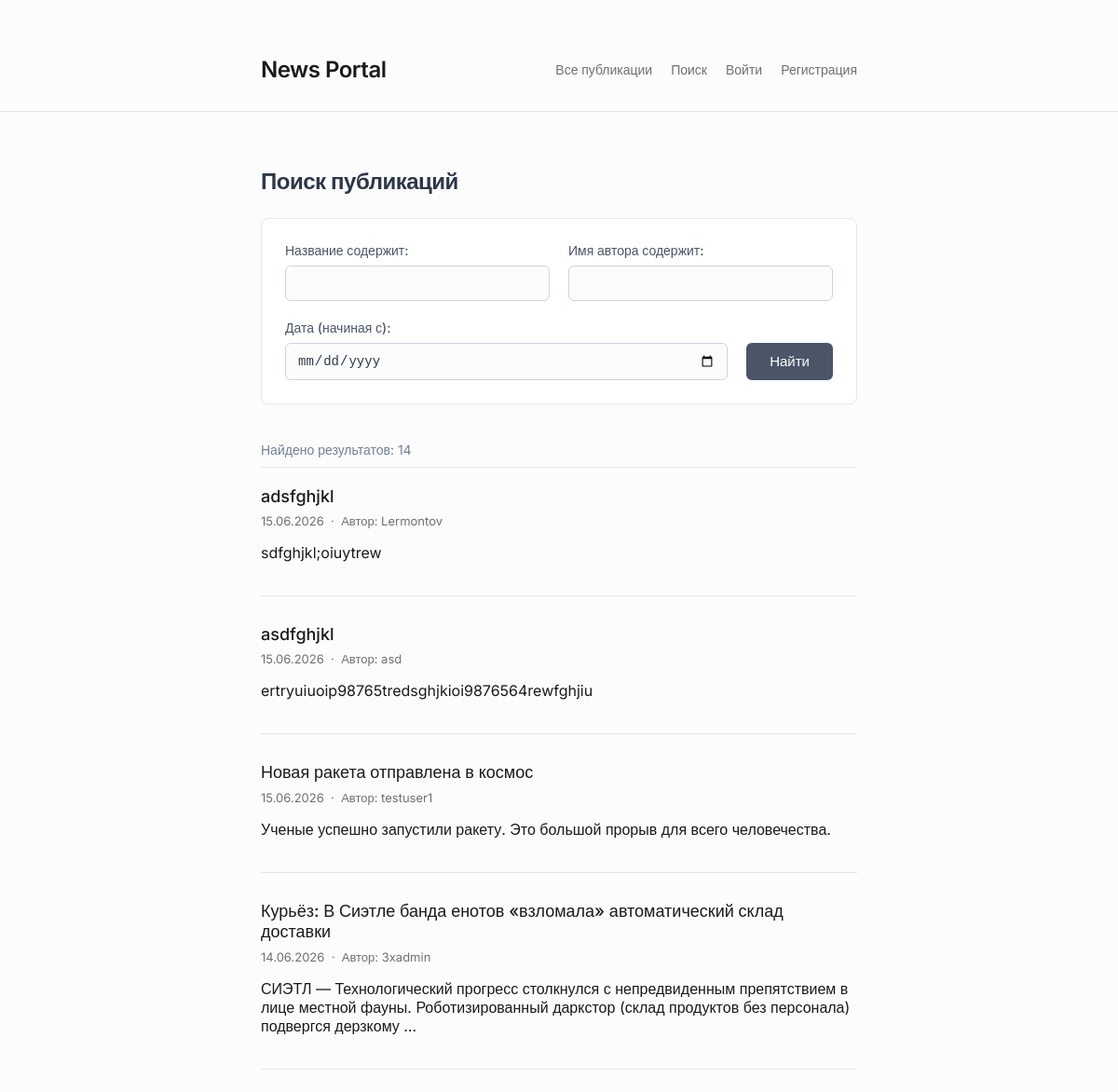
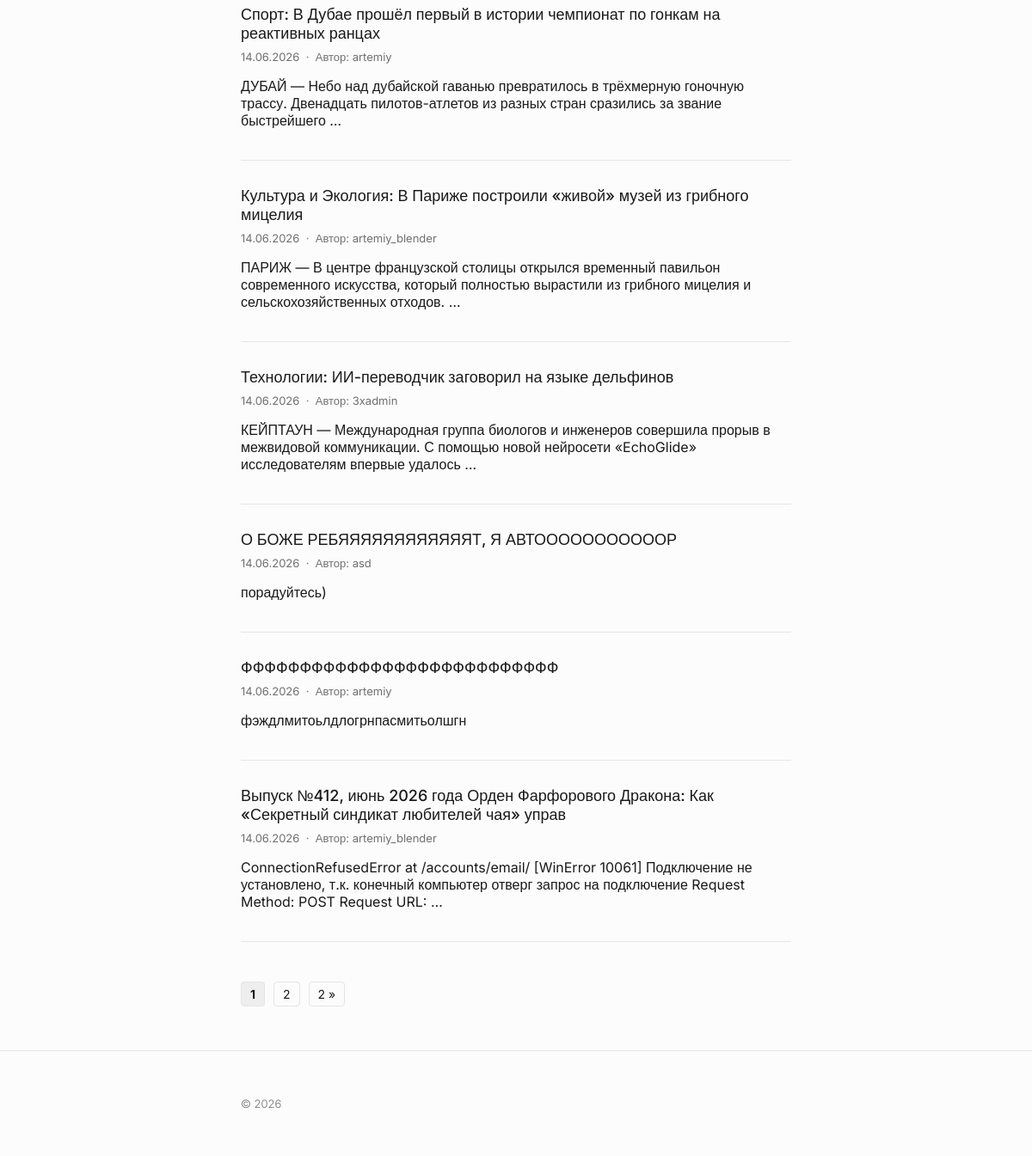
Page /news/search/ on the earlier database version (2 pictures, top to bottom).
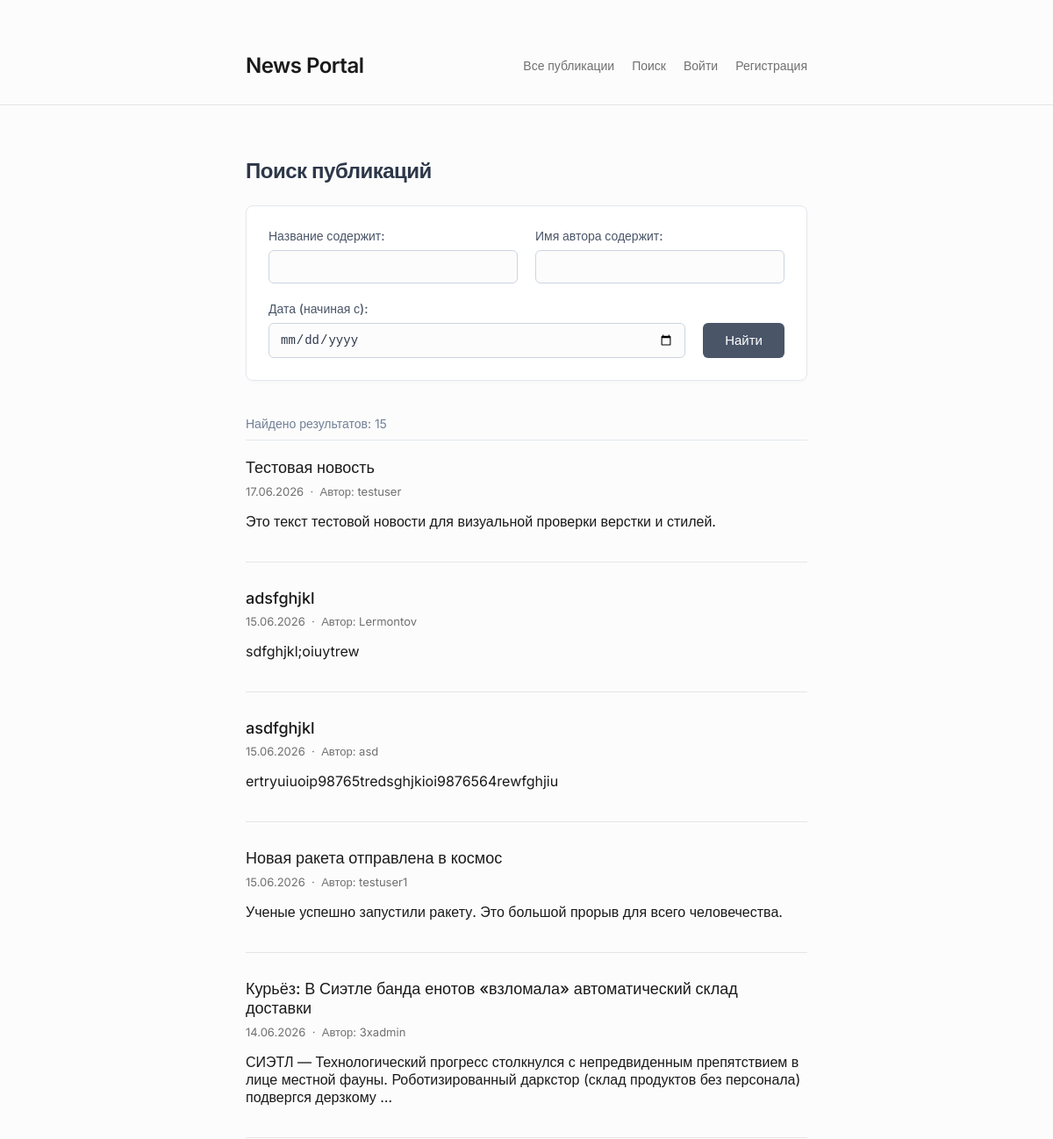
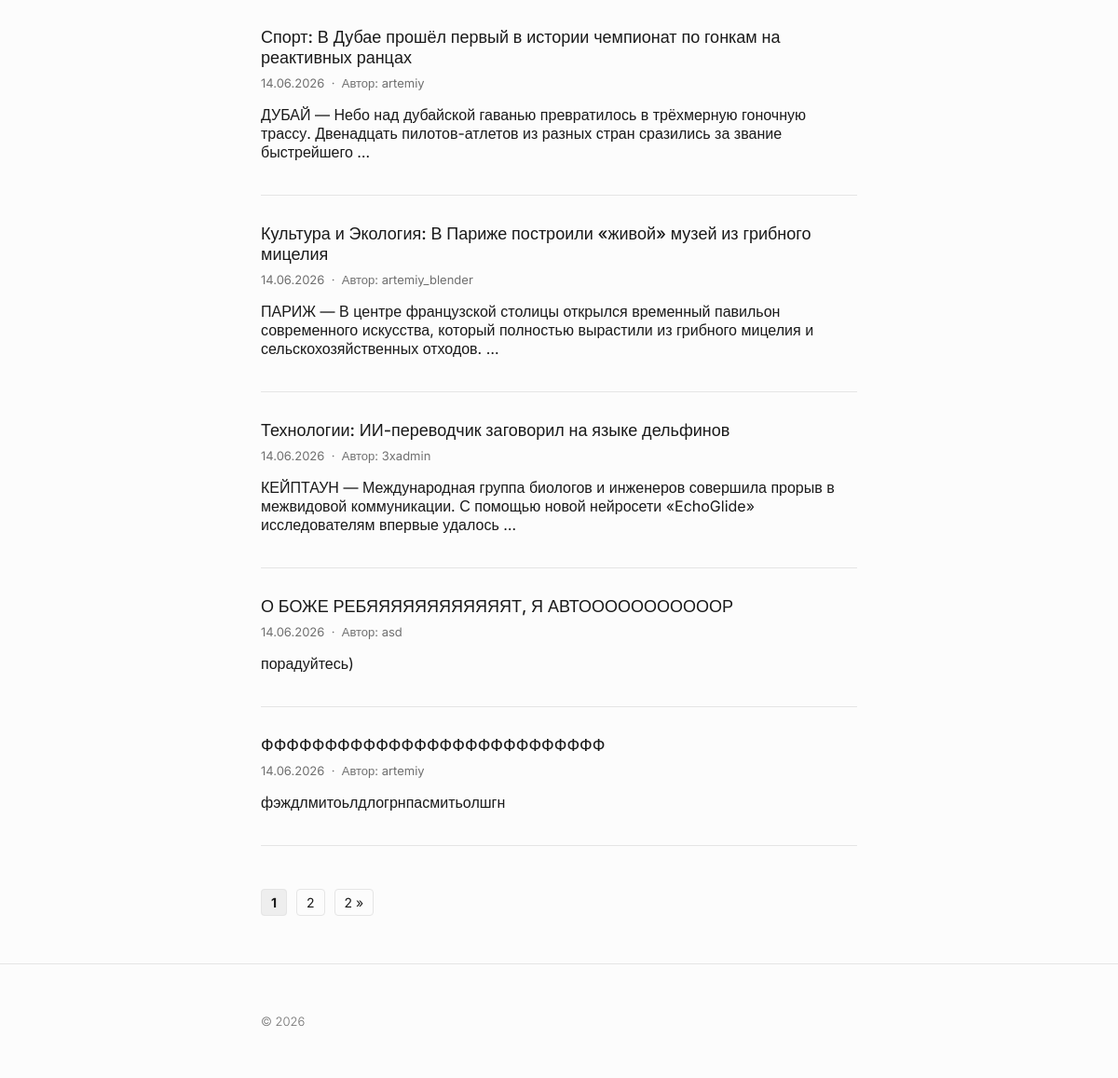
Same page on the later database version (2 pictures, top to bottom).
### news/models.py (models this page shows, shortened)
class Post(models.Model):
    class Meta:
        verbose_name = "Публикация"
        verbose_name_plural = "Публикации"
    article = 'AR'
    news = 'NW'
    CATEGORY_CHOICES = [
        (article, 'Статья'),
        (news, 'Новость'),
    ]
    data_created = models.DateTimeField(auto_now_add=True, verbose_name="Дата создания")
    author = models.ForeignKey(Author, on_delete=models.CASCADE, verbose_name="Автор")
    category = models.ManyToManyField(Category, through="PostCategory", verbose_name="Категории")
    choice = models.CharField(max_length=2, choices=CATEGORY_CHOICES, default=article, verbose_name="Тип (Новость/Статья)")
    title_of_post = models.CharField(max_length=100, verbose_name="Заголовок")
    text_of_post = models.TextField(verbose_name="Текст")
    rating_of_post = models.IntegerField(default=0, verbose_name="Рейтинг")

class Author(models.Model):
    class Meta:
        verbose_name = "Автор"
        verbose_name_plural = "Авторы"
    rating = models.IntegerField(default=0, verbose_name="Рейтинг")
    user = models.OneToOneField(User, on_delete=models.CASCADE, verbose_name="Пользователь")

### news/views.py (the view)
# urls.py: path('search/', PostSearchView.as_view(), name='news_search'),
class PostSearchView(ListView):
    model = Post
    ordering = '-data_created'
    template_name = 'news_view/news_search.html'
    context_object_name = 'news'
    paginate_by = 10
    def get_queryset(self):
        queryset = super().get_queryset()
        self.filterset = PostFilter(self.request.GET, queryset)
        return self.filterset.qs
    def get_context_data(self, **kwargs):
        context = super().get_context_data(**kwargs)
        context['filterset'] = self.filterset
        return context

### news/templatetags/custom_filters.py (called while the page is built)
@register.filter()
def censor(value):
    if not isinstance(value, str):
        raise ValueError("Фильтр censor можно применять только к строкам")
    import re
    result = value
    for bad_word in BAD_WORDS:
        pattern = re.compile(rf'\b{re.escape(bad_word)}\b', re.IGNORECASE)
        result = pattern.sub(lambda match: match.group(0)[0] + '*' * (len(match.group(0)) - 1), result)
    return result

### templates/news_view/news_search.html (shortened to what this page needs)
{% extends 'default.html' %}
{% load custom_filters %}
{% block content %}
<h2 class="search-header">Поиск публикаций</h2>
<div class="search-form">
    <form action="" method="get">
        {{ filterset.form.as_p }}
        <button type="submit">Найти</button>
    </form>
</div>
<div class="results-count">
    Найдено результатов: {{ paginator.count }}
</div>
<ul class="posts-list">
    {% for post in news %}
        <li class="post-item">
            <h2 class="post-title">
                <a href="{% url 'news_detail' pk=post.id %}">{{ post.title_of_post|censor }}</a>
            </h2>
            <div class="post-meta">
                <span>{{ post.data_created|date:'d.m.Y' }}</span>
                &nbsp;·&nbsp;
                <span>Автор: {{ post.author.user.username }}</span>
            </div>
            <p>{{ post.text_of_post|censor|truncatewords:20 }}</p>
        </li>
    {% empty %}
        <li>Ничего не найдено.</li>
    {% endfor %}
</ul>
{% if is_paginated %}
    <ul class="pagination">
        {% for num in page_obj.paginator.page_range %}
            {% if page_obj.number == num %}
                <li><span class="current">{{ num }}</span></li>
            {% elif num > page_obj.number|add:'-3' and num < page_obj.number|add:'3' %}
                <li><a href="?{% for key, value in request.GET.items %}{% if key != 'page' %}{{ key }}={{ value }}&{% endif %}{% endfor %}page={{ num }}">{{ num }}</a></li>
            {% endif %}
        {% endfor %}
        {% if page_obj.has_next %}
            <li><a href="?{% for key, value in request.GET.items %}{% if key != 'page' %}{{ key }}={{ value }}&{% endif %}{% endfor %}page={{ paginator.num_pages }}">{{ paginator.num_pages }} &raquo;</a></li>
        {% endif %}
    </ul>
{% endif %}
{% endblock content %}

Differences in the rows shown:
no longer on this page (row unchanged): Post: title_of_post|censor "Выпуск №412, июнь 2026 года Орден Фарфорового Дракона: Как «Секретный синдикат любителей чая» управ", data_created "14.06.2026", author.user.username "artemiy_blender", text_of_post|censor "ConnectionRefusedError at /accounts/email/ [WinError 10061] Подключение не установлено, т.к. конечный компьютер отверг запрос на подключение Request Method: POST Request URL: …"
added Post: title_of_post|censor "Тестовая новость", data_created "17.06.2026", author.user.username "testuser", text_of_post|censor "Это текст тестовой новости для визуальной проверки верстки и стилей."
Other differences:
{{ paginator.count }}: "14" → "15"
